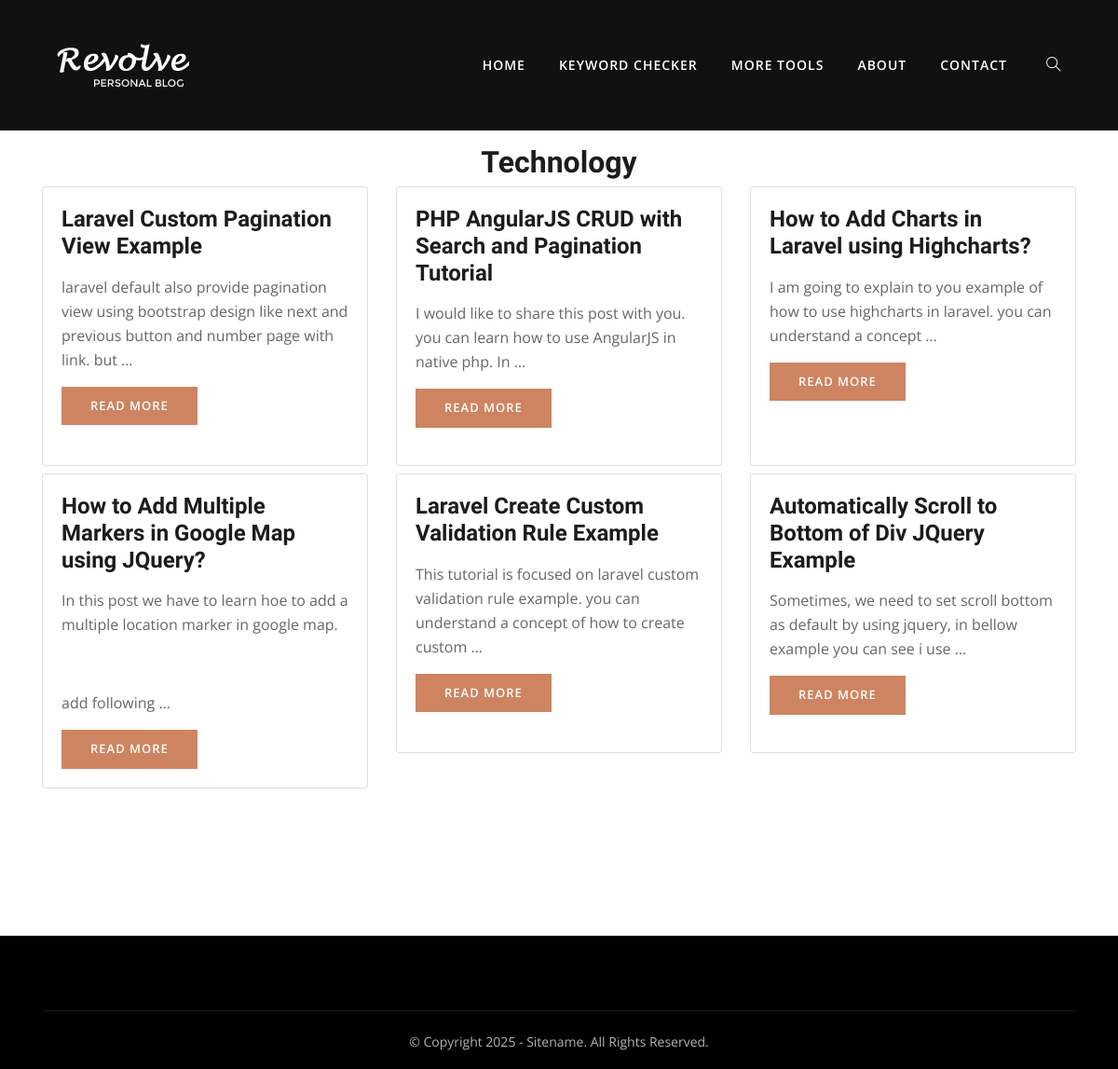
The page /category/technology/ on the database its author committed.
### blog/models.py (models this page shows, shortened)
class Category(models.Model):
    name = models.CharField(max_length=255)
    slug = models.SlugField(max_length=255, unique=True, blank=True, null=True)

class Blog(models.Model):
    title = models.CharField(max_length=255)
    slug = models.SlugField(max_length=255, unique=True, blank=True, null=True)
    content = RichTextField('Content', config_name='default')
    category = models.ForeignKey('Category', on_delete=models.CASCADE)
    image = models.ImageField(upload_to='images/', blank=True, null=True)
    created_at = models.DateTimeField(auto_now_add=True)
    modified_at = models.DateTimeField(auto_now=True)
    meta_title = models.CharField(max_length=255, blank=True, null=True)
    meta_description = models.TextField(blank=True, null=True)
    status = models.CharField(max_length=10, choices=[('draft', 'Draft'), ('published', 'Published')], default='draft')
    views = models.IntegerField(default=0)
    index = models.BooleanField(default=True)

### blog/views.py (the view)
# urls.py: path('category/<slug:slug>/', category_details, name='category_details'),
def category_details(request, slug):
    category = get_object_or_404(Category, slug=slug)
    categories = Category.objects.all()
    cat_blogs = Blog.objects.filter(category=category, status="published").order_by('-created_at')
    return render(request, 'category.html', {'category': category, 'cat_blogs': cat_blogs})

### templates/category.html (shortened to what this page needs)
{% extends 'base.html' %}
{% load static %}
{% block content %}
<div class="container">
    <h2 class="text-center mt-3">{{ category.name }}</h2>
    <div class="row">
        {% for blog in cat_blogs %}
            <div class="col-lg-4 col-md-6 col-sm-6">
                <div class="card mb-2" style="min-height: 300px ;">
                    <div class="card-body">
                        <h3 class="card-title">{{ blog.title }}</h3>
                        <p class="card-text">{{ blog.content|truncatewords:20|safe }}</p>
                        <a href="{% url 'single_blog' blog.slug %}" class="btn btn-primary">Read More</a>
                    </div>
                </div>
            </div>
        {% empty %}
            <p class="text-center">No posts available in this category.</p>
        {% endfor %}
    </div>
</div>
{% endblock %}

### static/css/style.css (style rules this page uses)
body, p { font-family: "Open Sans", sans-serif; line-height: 26px; font-size: 16px; text-rendering: optimizeLegibility; color: #666; font-weight: 400; }
html { overflow-x: hidden; width: 100%; height: 100%; }
h1, .h1, h2, .h2, h3, .h3, h4, .h4, h5, .h5, h6, .h6 { color: #1c1c1c; font-weight: 600; font-family: "Unna", serif; }
h2, .h2 { font-size: 32px; line-height: 36px; font-weight: 700; }
h3, .h3 { font-size: 24px; font-weight: 700; }
body { background: #fff; color: #575769; }
html, body { height: 100%; }
a { transition: all 0.3s ease-in-out; color: #000; }
a:link, a:visited { text-decoration: none; }
.btn { border-radius: 0px; padding: 10px 30px; font-weight: 600; text-transform: uppercase; color: #fff; transition: 350ms; letter-spacing: 1px; font-size: 13px; border: 1px solid transparent; }
.btn-primary { background: #ce8460; }

### rows shown on the page
Category: name "Technology"
Blog: title "Laravel Custom Pagination View Example", content "laravel default also provide pagination view using bootstrap design like next and previous button and number page with link. but …"
Blog: title "PHP AngularJS CRUD with Search and Pagination Tutorial", content "I would like to share this post with you. you can learn how to use AngularJS in native php. In …"
Blog: title "How to Add Charts in Laravel using Highcharts?", content "I am going to explain to you example of how to use highcharts in laravel. you can understand a concept …"
Blog: title "How to Add Multiple Markers in Google Map using JQuery?", content "In this post we have to learn hoe to add a multiple location marker in google map. add following …"
Blog: title "Laravel Create Custom Validation Rule Example", content "This tutorial is focused on laravel custom validation rule example. you can understand a concept of how to create custom …"
Blog: title "Automatically Scroll to Bottom of Div JQuery Example", content "Sometimes, we need to set scroll bottom as default by using jquery, in bellow example you can see i use …"
